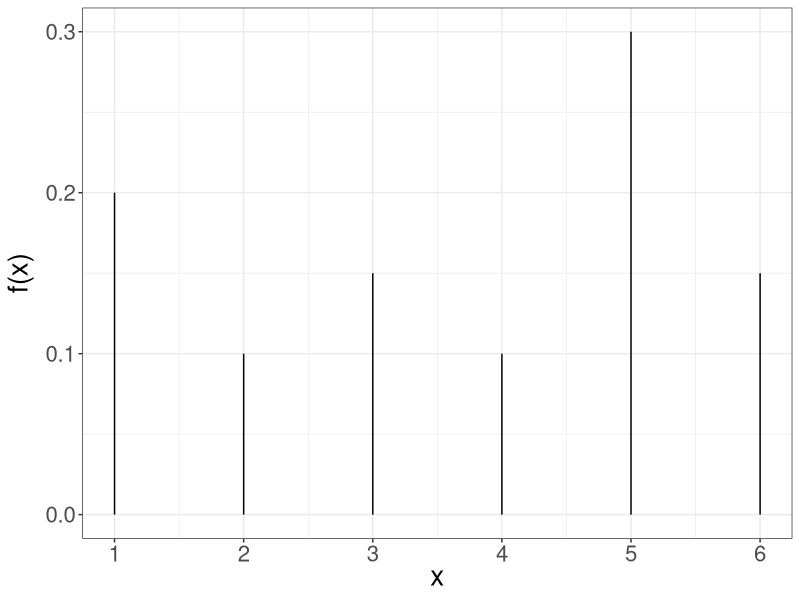
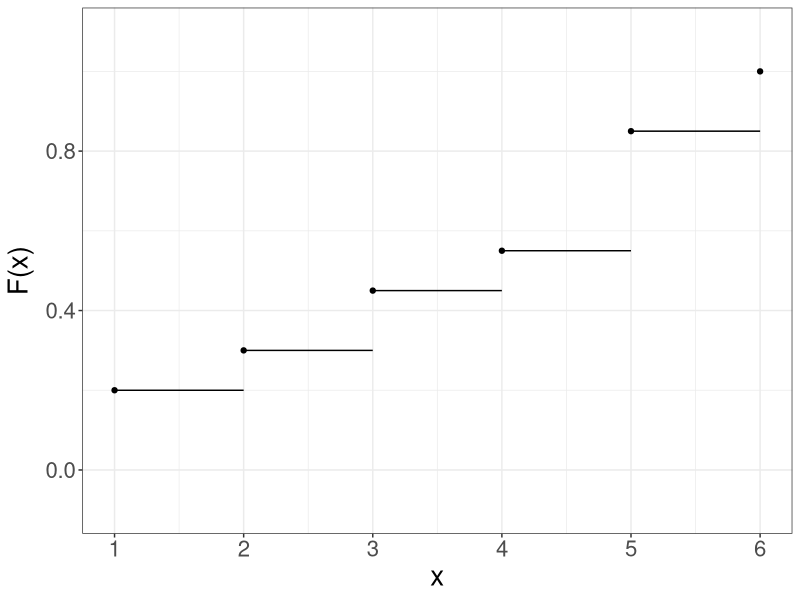
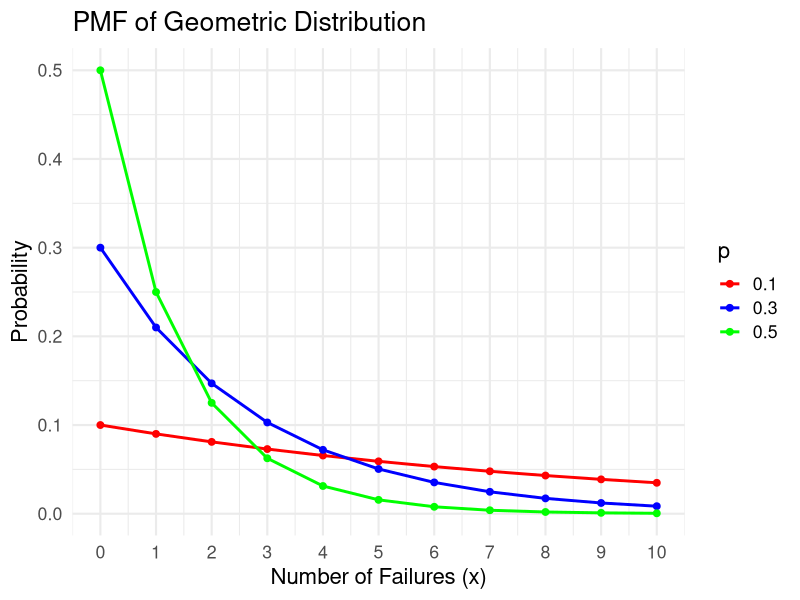
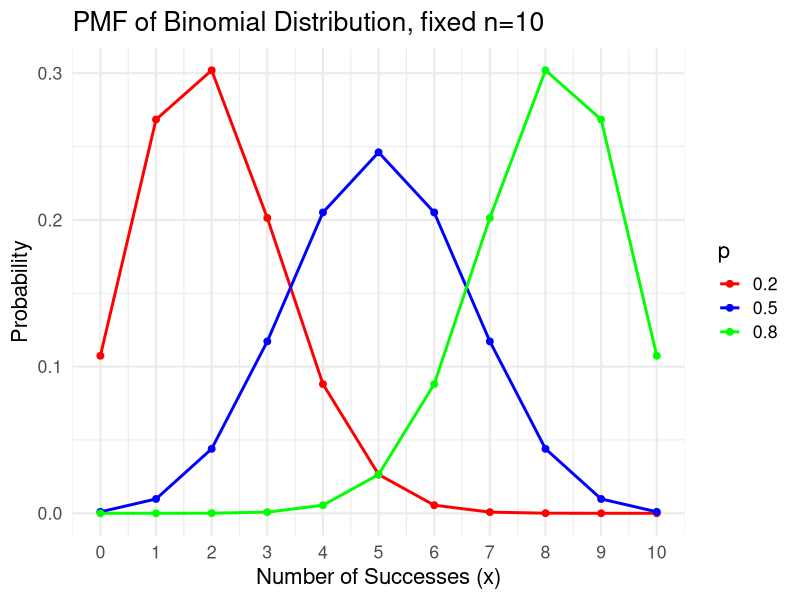
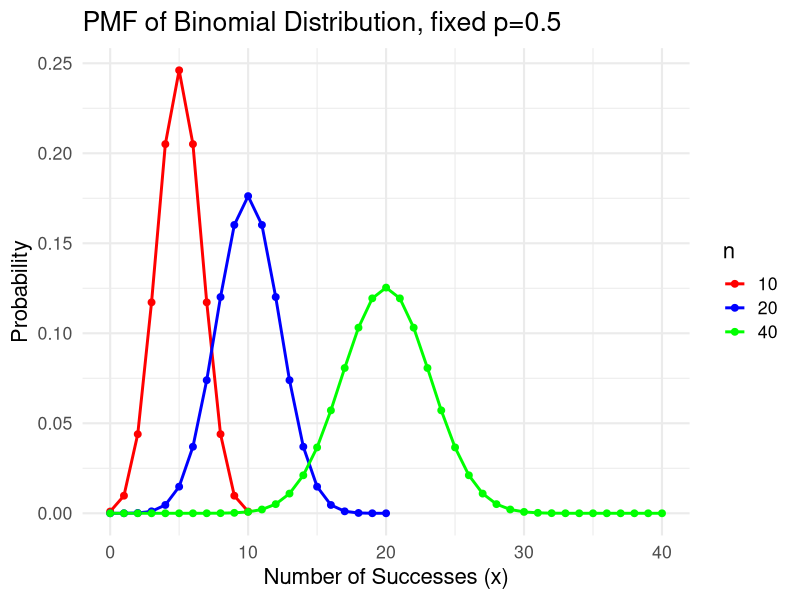
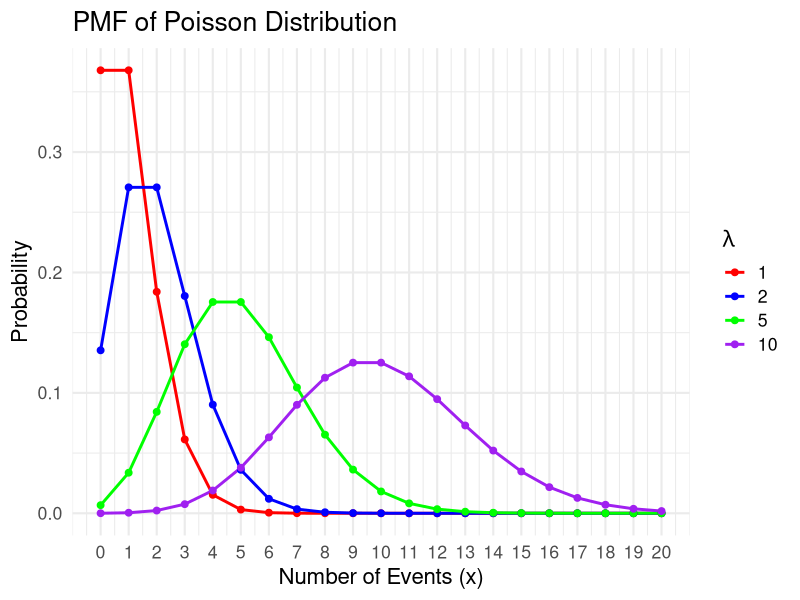

These figures' R source, in order:
## ---- chunk 1
#| message: false
#| warning: false
library(tidyverse)
## ---- chunk 2
x <- 1:6
y <- c(0.2, 0.1, 0.15, 0.1, 0.3, 0.15)

data <- data.frame(x = x, y = y)

data %>% 
  ggplot() +
  aes(x = x, y = y) +
  geom_segment(data = data, 
               aes(x = x, y = 0, 
                   xend = x, yend = y)) +
  labs(x = expression(paste("x")),
       y = expression(paste("f(x)"))) +
  theme_bw() +
  theme(text = element_text(size = 20)) + 
  scale_x_continuous(breaks = pretty(data$x, n = 6))
## ---- chunk 3
x <- 1:6
y <- cumsum(c(0.2, 0.1, 0.15, 0.1, 0.3, 0.15))
xend <- c(2, 3, 4, 5, 6, 6)

data <- data.frame(x = x,
                   y = y,
                   xend = xend)

ggplot(data = data,
       aes(x = x, y = y, xend = xend, yend = y)) +
  geom_point() +
  geom_segment() +
  scale_x_continuous(breaks=1:6,
                     limits = c(1, 6)) +
  scale_y_continuous(limits = c(-.1, 1.1)) +
  labs(x = "x",
      y = expression(paste("F(x)")))+
  theme_bw() +
  theme(text = element_text(size = 20)) 
## ---- chunk 4
x <- 1:6
f_x <- c(0.2, 0.1, 0.15, 0.1, 0.3, 0.15)
mu <- sum(x * f_x)
mu
## ---- chunk 5
mu_2 <- sum(x^2 * f_x)
mu_2 - mu^2
## ---- chunk 6
# Parameters
p_values <- c(0.1, 0.3, 0.5)  # Probability values
x <- 0:10  # Range of x values (number of failures before the first success)

# Create a data frame for ggplot
data <- data.frame(
  x = rep(x, times = length(p_values)),
  p = unlist(lapply(p_values, function(p) dgeom(x, prob = p))),
  prob = rep(p_values, each = length(x))
)

# Plot using ggplot2
ggplot(data, aes(x = x, y = p, color = factor(prob), group = prob)) +
  geom_line(size=1) +             # Add lines
  geom_point(size=2) +            # Add points
  scale_color_manual(
    values = c("red", "blue", "green"),
    name = "p"
  ) + 
  scale_x_continuous(breaks=0:10) +
  labs(
    title = "PMF of Geometric Distribution",
    x = "Number of Failures (x)",
    y = "Probability"
  ) +
  theme_minimal(base_size = 16)  # Increase overall font size
## ---- chunk 7
# f(3)
dgeom(x = 3, prob = 0.25)

# Calculate F(3) by f(0) + f(1) + f(2) + f(3)
dgeom(x = 0, prob = 0.25) + dgeom(x = 1, prob = 0.25)  + dgeom(x = 2, prob = 0.25) + dgeom(x=3, prob=0.25)
sum(dgeom(x=0:3, prob=0.25))

# Directly calculate F(3)
pgeom(q = 3, prob = 0.25) 
## ---- chunk 8

#f(9)
dgeom(x = 9, prob = 0.02)

## ---- chunk 9

#1 - F(99)
1 - pgeom(q = 99, prob = 0.02)

## ---- chunk 10
# Binomial, fixed n=10
n <- 10  # Number of trials
p_values <- c(0.2, 0.5, 0.8)  # Probability of success
x <- 0:n  # Range of x values (number of successes)

# Create a data frame for ggplot
data <- data.frame(
  x = rep(x, times = length(p_values)),
  p = unlist(lapply(p_values, function(p) dbinom(x, size = n, prob = p))),
  prob = rep(p_values, each = length(x))
)

# Plot using ggplot2
ggplot(data, aes(x = x, y = p, color = factor(prob), group = prob)) +
  geom_line(size = 1) +             # Add lines
  geom_point(size = 2) +            # Add points
  scale_color_manual(
    values = c("red", "blue", "green"),
    name = "p"
  ) + 
  scale_x_continuous(breaks = 0:n) +
  labs(
    title = "PMF of Binomial Distribution, fixed n=10",
    x = "Number of Successes (x)",
    y = "Probability"
  ) +
  theme_minimal(base_size = 16)     # Increase overall font size
## ---- chunk 11
p <- 0.5  # Fixed probability of success
n_values <- c(10, 20, 40)  # Different values for number of trials
x_values <- lapply(n_values, function(n) 0:n)  # Range of x values for each n

# Create a data frame for ggplot
data <- data.frame(
  x = unlist(x_values),
  p = unlist(lapply(seq_along(n_values), function(i) dbinom(x_values[[i]], size = n_values[i], prob = p))),
  n = factor(rep(n_values, times = sapply(x_values, length)))  # Add n as a factor
)

# Plot using ggplot2
ggplot(data, aes(x = x, y = p, color = n, group = n)) +
  geom_line(size = 1) +             # Add lines
  geom_point(size = 2) +            # Add points
  scale_color_manual(
    values = c("red", "blue", "green"),
    name = "n"
  ) + 
  labs(
    title = "PMF of Binomial Distribution, fixed p=0.5",
    x = "Number of Successes (x)",
    y = "Probability"
  ) +
  theme_minimal(base_size = 16)     # Increase overall font size
## ---- chunk 12
# f(8)
dbinom(x = 8, size = 10, prob = 0.25)

# f(8) + f(9) + f(10)
dbinom(x = 8, size = 10, prob = 0.25) + dbinom(x = 9, size = 10, prob = 0.25) + dbinom(x = 10, size = 10, prob = 0.25)
sum(dbinom(x = 8:10, size = 10, prob = 0.25))

# 1 - F(7)
1 - pbinom(q = 7, size = 10, prob = 0.25)
## ---- chunk 13

#f(0)
dbinom(x = 0, size = 10, prob = 0.07)

## ---- chunk 14

#f(2)
dbinom(x = 2, size = 10, prob = 0.07)

## ---- chunk 15

#F(1)
pbinom(q = 1, size = 10, prob = 0.07)

#f(0) + f(1)
dbinom(x = 0, size = 10, prob = 0.07) + dbinom(x = 1, size = 10, prob = 0.07)
## ---- chunk 16
# Parameters for Poisson distribution
lambda_values <- c(1, 2, 5, 10)  # Lambda values
x <- 0:20  # Range of x values

# Create a data frame for ggplot
data <- data.frame(
  x = rep(x, times = length(lambda_values)),
  p = unlist(lapply(lambda_values, function(lambda) dpois(x, lambda = lambda))),
  lambda = rep(lambda_values, each = length(x))
)

# Plot using ggplot2
ggplot(data, aes(x = x, y = p, color = factor(lambda), group = lambda)) +
  geom_line(size = 1) +             # Add lines
  geom_point(size = 2) +            # Add points
  scale_color_manual(
    values = c("red", "blue", "green", "purple"),
    name = expression(lambda)
  ) + 
  scale_x_continuous(breaks = 0:20) +
  labs(
    title = "PMF of Poisson Distribution",
    x = "Number of Events (x)",
    y = "Probability"
  ) +
  theme_minimal(base_size = 16)     # Increase overall font size
## ---- chunk 17
lambda = 60 / 6

# f(10)
dpois(x = 10, lambda = lambda)

# f(4) + f(5) + ... + f(15)
sum(dpois(x = 4:15, lambda = lambda))

# F(15) - F(3)
ppois(q = 15, lambda = lambda) - ppois(q = 3, lambda = lambda)
## ---- chunk 18

# F(2)
ppois(q = 2, lambda = 1)


# f(0) + f(1) + f(2)
dpois(x = 0, lambda = 1) + dpois(x = 1, lambda = 1) + dpois(x = 2, lambda = 1)

